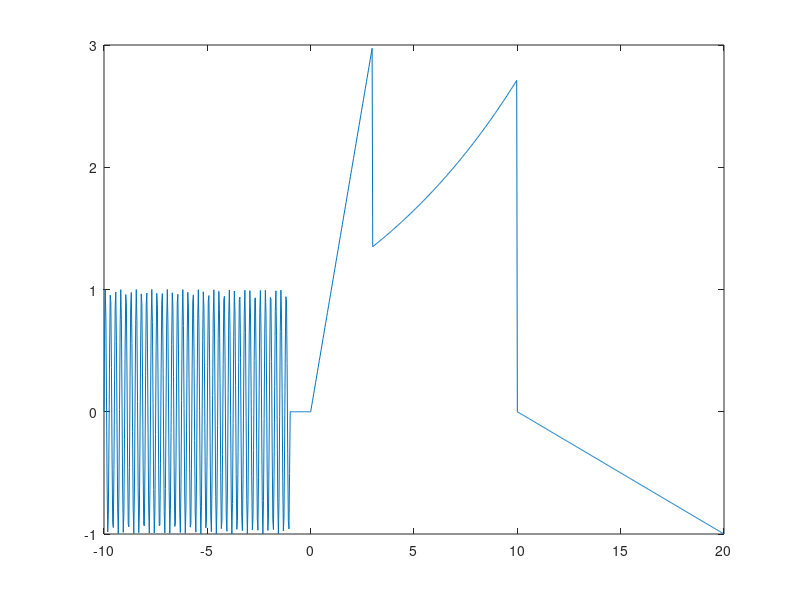

Recreate this plot in MATLAB.
%% Piecewise Function

x = linspace(-10,20,1000);
y = zeros(size(x));

for i = 1:length(x)
    % piecewise 1
    if x(i)<= -1
        y(i) = sin(2*pi*4*x(i));
    % Piecewise 2
    elseif x(i)<=0 && x(i)> -1
        y(i) = 0;
    % Piecewise 3
    elseif x(i)<=3 && x(i)>0
        y(i) = x(i);
    % Picewise 4
    elseif x(i)>3 && x(i)<10
        y(i) = exp(x(i)/10);
    % Piecewise 5
    else
        y(i) = 1 - (x(i)/10);
    end
end
plot(x,y)

%% Before the better solution,  a primer on dsearchn

% question: which index contains the number 4?
t = [1 3 4 5 6 7];

% Could solve with find
find(t == 4)

% new question: which index is *closest to 4.01?

find(t == 4.01)

idx = dsearchn(t', 4.01);
t(idx)

[~, idx] = min(abs(t-4.01));
t(idx)
